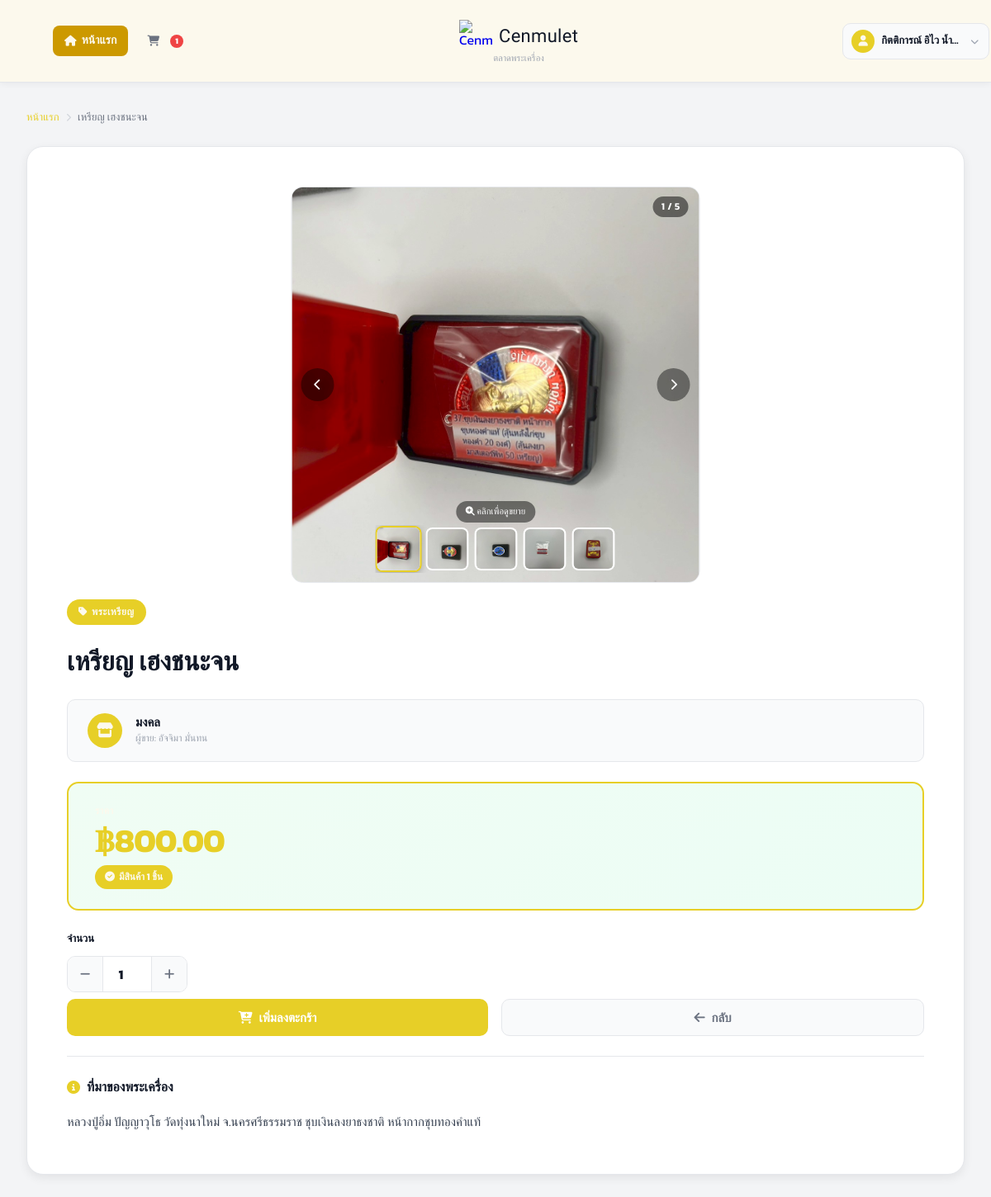
/views/user/product_detail.php?id=18 (signed in), run on the app's committed database.
### tables this page shows
CREATE TABLE users (
    id INTEGER PRIMARY KEY AUTOINCREMENT,
    fullname TEXT,
    username TEXT UNIQUE,
    password TEXT,
    tel TEXT,
    address TEXT,
    image TEXT,
    id_per TEXT
);

CREATE TABLE amulets (
    id INTEGER PRIMARY KEY AUTOINCREMENT,
    amulet_name TEXT,
    source TEXT,
    quantity INTEGER,
    price REAL,
    image TEXT,
    sellerId INTEGER,
    categoryId INTEGER, is_hidden INTEGER DEFAULT 0,
    FOREIGN KEY (sellerId) REFERENCES sellers(id),
    FOREIGN KEY (categoryId) REFERENCES categories(id)
);

CREATE TABLE categories (
    id INTEGER PRIMARY KEY AUTOINCREMENT,
    category_name TEXT
, is_hidden INTEGER DEFAULT 0);

CREATE TABLE sellers (
    id INTEGER PRIMARY KEY AUTOINCREMENT,
    fullname TEXT,
    store_name TEXT,
    username TEXT UNIQUE,
    password TEXT,
    address TEXT,
    img_store TEXT,
    tel TEXT,
    pay_contax TEXT,
    id_per TEXT,
    img_per TEXT,

    status TEXT DEFAULT 'pending',
    reject_reason TEXT,
    reviewed_at DATETIME
, pay_bank TEXT);

### views/user/product_detail.php (the view, shortened to what this page needs)
<?php
require_once __DIR__ . "/../../config/db.php";
$user_id    = $_SESSION['user_id'];
$product_id = $_GET['id'] ?? null;
try {
    $stmt = $db->prepare("SELECT * FROM users WHERE id = :id");
    $stmt->execute([':id' => $user_id]);
    $user = $stmt->fetch(PDO::FETCH_ASSOC);
} catch (PDOException $e) {
    die("Error: " . $e->getMessage());
}
try {
    $stmt = $db->prepare("
        SELECT a.*, c.category_name, s.store_name, s.fullname as seller_name
        FROM amulets a
        LEFT JOIN categories c ON a.categoryId = c.id
        LEFT JOIN sellers   s ON a.sellerId   = s.id
        WHERE a.id = :id AND a.quantity > 0
    ");
    $stmt->execute([':id' => $product_id]);
    $product = $stmt->fetch(PDO::FETCH_ASSOC);
} catch (PDOException $e) {
    die("Error: " . $e->getMessage());
}
try {
    $stmt = $db->prepare("SELECT COUNT(*) as count FROM cart WHERE user_id = :user_id");
    $stmt->execute([':user_id' => $user_id]);
    $cart_count = $stmt->fetch(PDO::FETCH_ASSOC)['count'];
} catch (PDOException $e) {
    $cart_count = 0;
}
try {
    $stmt = $db->prepare("SELECT image FROM amulet_images WHERE amulet_id = :id ORDER BY sort_order ASC");
    $stmt->execute([':id' => $product_id]);
    $product_images = $stmt->fetchAll(PDO::FETCH_COLUMN);
} catch (PDOException $e) {
    $product_images = $product['image'] ? [$product['image']] : [];
}
?>
<!DOCTYPE html>
<html lang="th">
<head>
    <link rel="stylesheet" href="https://cdnjs.cloudflare.com/ajax/libs/font-awesome/6.5.1/css/all.min.css">
    <link rel="stylesheet" href="/public/css/style.css">
    <link rel="stylesheet" href="/public/css/product_detail.css">
</head>
<body>
    <?php include __DIR__ . '/../../includes/navbar.php'; ?>
    <div class="container">
        <nav class="breadcrumb" aria-label="breadcrumb">
            <a href="/views/user/home.php">หน้าแรก</a>
            <span class="separator"><i class="fa-solid fa-chevron-right" style="font-size:10px;"></i></span>
            <span><?php echo htmlspecialchars($product['amulet_name']); ?></span>
        </nav>
        <div class="product-detail-card">
            <div class="product-layout">
                <div class="product-image-panel">
                    <div class="main-image" id="productSlider">
                        <?php if (!empty($product_images)): ?>
                            <div class="pd-slider-track">
                                <?php foreach ($product_images as $idx => $img): ?>
                                <div class="pd-slide">
                                    <img src="/uploads/amulets/<?php echo htmlspecialchars($img); ?>"
                                         alt="<?php echo htmlspecialchars($product['amulet_name']); ?>"
                                         onclick="openLightbox(<?php echo $idx; ?>)"
                                         class="pd-zoomable">
                                </div>
                                <?php endforeach; ?>
                            </div>
                            <div class="pd-zoom-hint" id="pdZoomHint">
                            </div>
                            </div>
                            <?php if (count($product_images) > 1): ?>
                            <button class="pd-slider-btn pd-prev" onclick="pdSlideMove(-1)" aria-label="ก่อนหน้า">
                                <i class="fa-solid fa-chevron-left"></i>
                            </button>
                            <button class="pd-slider-btn pd-next" onclick="pdSlideMove(1)" aria-label="ถัดไป">
                                <i class="fa-solid fa-chevron-right"></i>
                            </button>
                            <div class="pd-counter">
                                <span id="pdCurrent">1</span> / <?php echo count($product_images); ?>
                            </div>
                            <div class="pd-thumbs">
                                <?php foreach ($product_images as $ti => $img): ?>
                                <div class="pd-thumb <?php echo $ti === 0 ? 'active' : ''; ?>"
                                     onclick="pdSlideTo(<?php echo $ti; ?>)">
                                    <img src="/uploads/amulets/<?php echo htmlspecialchars($img); ?>"
                                         alt="thumb <?php echo $ti+1; ?>">
                                </div>
                                <?php endforeach; ?>
                            </div>
                            <?php endif; ?>
                        <?php else: ?>
                            <i class="fa-solid fa-image img-placeholder"></i>
                        <?php endif; ?>
                    </div>
                </div>
                <div class="product-info-panel">
                    <span class="product-cat-badge">
                        <i class="fa-solid fa-tag"></i>
                        <?php echo htmlspecialchars($product['category_name'] ?? 'ไม่ระบุหมวดหมู่'); ?>
                    </span>
                    <h1 class="product-title"><?php echo htmlspecialchars($product['amulet_name']); ?></h1>
                    <div class="seller-card">
                        <div class="seller-icon"><i class="fa-solid fa-store"></i></div>
                        <div>
                            <div class="seller-name"><?php echo htmlspecialchars($product['store_name'] ?? 'ร้านค้า'); ?></div>
                            <div class="seller-label">ผู้ขาย: <?php echo htmlspecialchars($product['seller_name'] ?? 'ไม่ระบุ'); ?></div>
                        </div>
                    </div>
                    <div class="price-box">
                        <div class="price-label">ราคา</div>
                        <div class="price-value">฿<?php echo number_format($product['price'], 2); ?></div>
                        <span class="stock-pill">
                            <i class="fa-solid fa-check-circle"></i>
                            มีสินค้า <?php echo number_format($product['quantity']); ?> ชิ้น
                        </span>
                    </div>
                    <form action="/user/add_to_cart_process.php" method="POST">
                        <div class="qty-section">
                            <label for="quantity">จำนวน</label>
                            <div class="qty-selector">
                                <button type="button" class="qty-btn" onclick="decreaseQty()">
                                    <i class="fa-solid fa-minus"></i>
                                </button>
                                <input type="number"
                                       id="quantity"
                                       name="quantity"
                                       class="qty-num"
                                       value="1"
                                       min="1"
                                       max="<?php echo $product['quantity']; ?>"
                                       readonly>
                                <button type="button" class="qty-btn" onclick="increaseQty()">
                                    <i class="fa-solid fa-plus"></i>
                                </button>
                            </div>
                        </div>
                        <div class="product-actions">
                            <button type="submit" class="btn btn-primary">
                                <i class="fa-solid fa-cart-plus"></i>
                                เพิ่มลงตะกร้า
                            </button>
                            <a href="/views/user/home.php" class="btn btn-secondary">
                                <i class="fa-solid fa-arrow-left"></i>
                                กลับ
                            </a>
                        </div>
                    </form>
                    <div class="product-desc">
                        <h3 class="desc-title">
                            <i class="fa-solid fa-info-circle"></i>
                            ที่มาของพระเครื่อง
                        </h3>
                        <div class="desc-body"><?php echo htmlspecialchars($product['source']); ?></div>
                    </div>
                </div>
            </div>
        </div>
</body>
</html>

### includes/navbar.php (shortened to what this page needs)
<?php
$user       = $user       ?? null;
$cart_count = $cart_count ?? 0;
$active_page = $active_page ?? 'home';
?>
<nav class="navbar">
    <div class="navbar-container">
        <div class="nav-left">
            <ul>
                <li>
                    <a href="/views/user/home.php"
                       class="<?php echo $active_page === 'home' ? 'active' : ''; ?>">
                        <i class="fa-solid fa-house"></i>
                        หน้าแรก
                    </a>
                </li>
                <li>
                    <a href="/views/user/cart.php"
                       class="nav-cart-inline <?php echo $active_page === 'cart' ? 'active' : ''; ?>"
                       title="ตะกร้าสินค้า">
                        <i class="fa-solid fa-cart-shopping"></i>
                        <?php if ($cart_count > 0): ?>
                            <span class="cart-badge"><?php echo $cart_count > 99 ? '99+' : $cart_count; ?></span>
                        <?php endif; ?>
                    </a>
                </li>
            </ul>
        </div>
        <a href="/views/user/home.php" class="nav-logo">
            <div class="nav-logo-row">
                <img src="/public/images/image.png" alt="Cenmulet">
                <span class="nav-logo-name">Cenmulet</span>
            </div>
            <span class="nav-logo-sub">ตลาดพระเครื่อง</span>
        </a>
        <div class="nav-right">
            <?php if ($user): ?>
            <div class="user-menu">
                <div class="user-btn">
                    <div class="user-avatar">
                        <i class="fa-solid fa-user"></i>
                    </div>
                    <span class="user-name"><?php echo htmlspecialchars($user['fullname']); ?></span>
                    <i class="fa-solid fa-chevron-down user-chevron"></i>
                </div>
            </div>
            <?php endif; ?>
        </div>
    </div>
</nav>

### public/css/style.css (style rules this page uses)
:root { --primary: #FF8C00; --primary-dark: #FF5F00; --primary-light: #FFC300; --primary-glow: #ff8c009b; --accent-blue: #F5824A; --accent-blue-dark: #f77433; --accent-blue-light: #f5834ad0; --accent-blue-bg: #d97706; --warning: #F5824A; --warning-light: #fa9d6f; --warning-dark: #f86b25; --warning-text: #92400e; --danger: #ef4444; --danger-dark: #dc2626; --danger-light: #fee2e2; --danger-faded: #fecaca; --success: #10b981; --success-light: #d1fae5; --text-primary: #111827; --text-secondary: #6b7280; --text-muted: #9ca3af; --text-inverse: #ffffff; --bg-page: #f3f4f6; --bg-card: #ffffff; --bg-subtle: #f9fafb; --bg-input: #f9fafb; --border: #e5e7eb; --border-strong: #d1d5db; --border-focus: #10b981; --space-xs: 4px; --space-sm: 8px; --space-md: 16px; --space-lg: 24px; --space-xl: 32px; --space-2xl: 48px; --space-3xl: 64px; --radius-sm: 6px; --radius-md: 10px; --radius-lg: 14px; --radius-xl: 20px; --radius-pill: 9999px; --radius-circle: 50%; --shadow-sm: 0 1px 3px rgba(0,0,0,0.08); --shadow-md: 0 4px 12px rgba(0,0,0,0.07); --shadow-lg: 0 8px 28px rgba(0,0,0,0.1); --shadow-xl: 0 16px 48px rgba(0,0,0,0.14); --shadow-primary: 0 6px 20px rgba(16, 185, 129, 0.25); --font-body: "Kanit", sans-serif; --font-display: "Sriracha", cursive; --text-xs: 12px; --text-sm: 13px; --text-base: 15px; --text-md: 16px; --text-lg: 18px; --text-xl: 20px; --text-2xl: 24px; --text-3xl: 30px; --text-4xl: 36px; --transition: all 0.25s ease; --transition-fast: all 0.15s ease; }
*, *::before, *::after { margin: 0; padding: 0; box-sizing: border-box; }
html { scroll-behavior: smooth; }
body { font-family: var(--font-body); background: var(--bg-page); color: var(--text-primary); line-height: 1.6; -webkit-font-smoothing: antialiased; }
.navbar { width: 100%; height: 72px; display: flex; justify-content: space-between; align-items: center; padding: 0 var(--space-xl); background: var(--bg-card); position: sticky; top: 0; z-index: 100; box-shadow: 0 1px 0 var(--border), var(--shadow-sm); }
.container { max-width: 1320px; margin: 0 auto; padding: var(--space-xl) var(--space-xl); }
.breadcrumb { display: flex; gap: var(--space-sm); align-items: center; font-size: var(--text-sm); color: var(--text-secondary); margin-bottom: var(--space-lg); }
.breadcrumb a { color: var(--primary); text-decoration: none; transition: var(--transition-fast); }
.breadcrumb .separator { color: var(--border-strong); }
.btn { display: inline-flex; align-items: center; justify-content: center; gap: var(--space-sm); padding: 11px 22px; border: none; border-radius: var(--radius-md); font-family: var(--font-body); font-size: var(--text-base); font-weight: 600; cursor: pointer; transition: var(--transition); text-decoration: none; white-space: nowrap; line-height: 1; }
.btn-primary { background: var(--primary); color: var(--text-inverse); }
.btn-secondary { background: var(--bg-subtle); color: var(--text-secondary); border: 1.5px solid var(--border); }

### data on the page
users: fullname "กิตติการณ์ อิไว น้ำ…"
amulets: amulet_name "เหรียญ เฮงชนะจน", categoryId.category_name "พระเหรียญ", sellerId.store_name "มงคล", sellerId.fullname "อัจจิมา มั่นทน", price "800.00", quantity "1", source "หลวงปู่อิ่ม ปัญญาวุโธ วัดทุ่งนาใหม่ จ.นครศรีธรรมราช ชุบเงินลงยาธงชาติ หน้ากากชุบทองคำแท้"

### other printed values
$cart_count "1"
count($product_images) "5"
